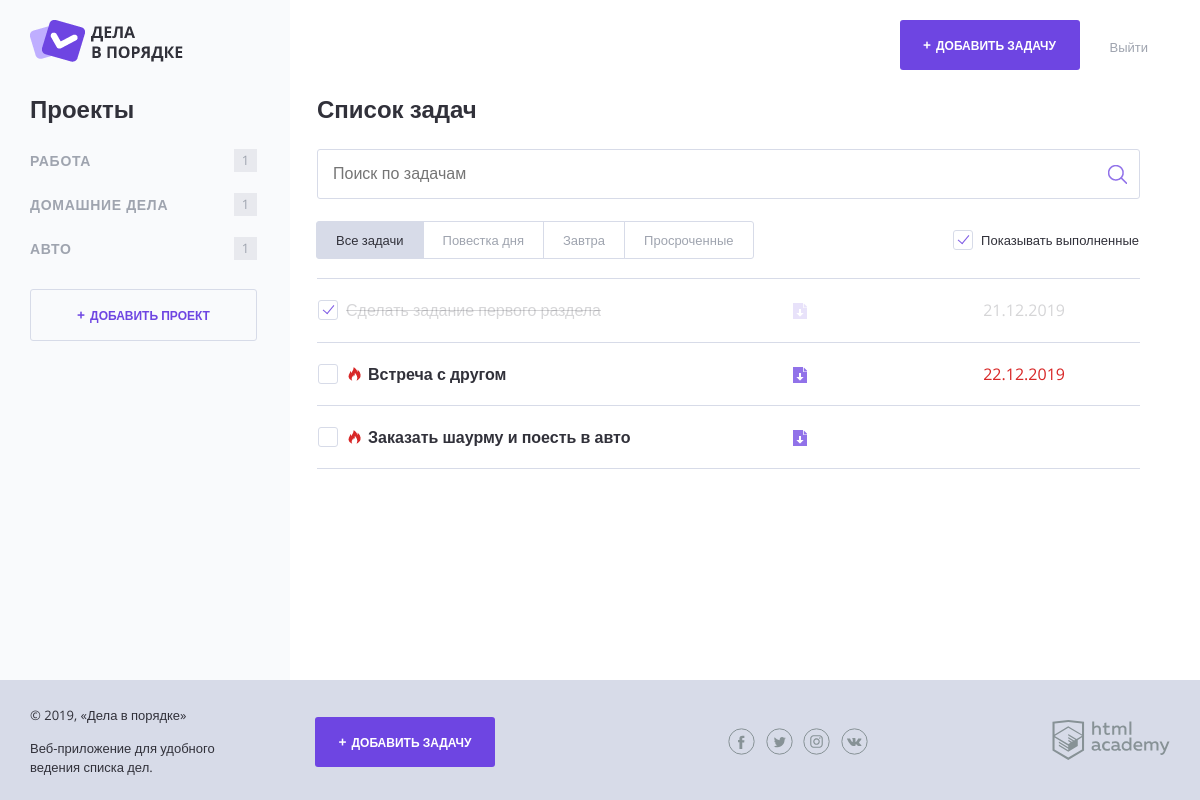
The page / on the database its author committed.
### tables this page shows
CREATE TABLE task (
    id INT AUTO_INCREMENT PRIMARY KEY COMMENT 'Идентификатор задачи',
    user_id INT NOT NULL COMMENT 'Пользователь, которому принадлежит задача',
    project_id INT NOT NULL COMMENT 'Проект, которому принадлежит задача',
    task_name VARCHAR(128) NOT NULL COMMENT 'Название задачи',
    status_ready TINYINT DEFAULT 0 COMMENT 'Статус готовности',
    dt_add TIMESTAMP DEFAULT CURRENT_TIMESTAMP COMMENT 'Таймстэмп заведения задачи',
    dt_deadline VARCHAR(128) COMMENT 'Таймстэмп дедлайна',
    file_path VARCHAR(128) COMMENT 'Путь файла',
    INDEX (user_id),
    INDEX (project_id)
);

### helpers.php (called while the page is built, shortened)
<?php
function include_template($name, array $data = []) {
    $name = 'templates/' . $name;
    extract($data);
    require $name;
    $result = ob_get_clean();
    return $result;
}

### my_functions.php (called while the page is built, shortened)
<?php
function count_tasks2($mysqli, $project_id, $user_id)
{
     $query_count = "SELECT COUNT(id) FROM task WHERE project_id = $project_id and user_id = $user_id";
     $result = mysqli_query($mysqli,  $query_count)
          or exit('Ошибка подключения к бд в функции');
     $row = mysqli_fetch_row($result);
     return $row[0];
};
function count_hours($sample_date)
{
     if ($sample_date) {
          $ts_of_date  = strtotime($sample_date);
          $ts_current = time();
          $diff_seconds = $ts_of_date - $ts_current;
          $diff_in_hours = $diff_seconds / 3600;
     } else {
          $diff_in_hours = 0;
     }
     return $diff_in_hours;
};
function base_extr($mysqli, $base, $user_id)
{
     $query = "SELECT * FROM $base WHERE user_id = $user_id";
     $result = mysqli_query($mysqli, $query);
     $arr = mysqli_fetch_all($result, MYSQLI_ASSOC);
     return $arr;
};
function join_tasks_and_projects($user_id, $mysqli)
{
     $some_query = "SELECT DISTINCT project_name, project_id FROM (
          SELECT project_name, project_id FROM project RIGHT JOIN task ON task.project_id = project.id WHERE task.user_id = $user_id
          ) AS t;";
     $some_query_result = mysqli_query($mysqli, $some_query);
     $some_query_arr = mysqli_fetch_all($some_query_result, MYSQLI_ASSOC);
     return $some_query_arr;
};

### variables.php (called while the page is built)
<?php
require_once 'helpers.php';
require_once 'my_functions.php';
$mode_view['is_register'] = true;
$show_complete_tasks = rand(0, 1);
$user = [
    'id' => 3,
    'user_name' => 'Вася',
];
$mysqli = mysqli_connect("localhost", "root", "mysql", "doinngsdone")
    or exit("Ошибка подключения: " . mysqli_connect_error());
mysqli_set_charset($mysqli, 'utf8');
$projects_arr = base_extr($mysqli, 'project', $user['id']);
?>

### templates/main.php (the view, shortened to what this page needs)
<?php
require_once 'variables.php';
?>
<main class="content__main">
    <h2 class="content__main-heading">
    <?php echo ($logic_for_header == 0) ? 'Ошибка 404, такая страница отсутствует' : 'Список задач' ?>
    </h2>
    <form class="search-form" action="index.php" method="post" autocomplete="off">
        <input class="search-form__input" type="text" name="" value="" placeholder="Поиск по задачам">
        <input class="search-form__submit" type="submit" name="" value="Искать">
    </form>
    <div class="tasks-controls">
        <nav class="tasks-switch">
            <a href="/" class="tasks-switch__item tasks-switch__item--active">Все задачи</a>
            <a href="/" class="tasks-switch__item">Повестка дня</a>
            <a href="/" class="tasks-switch__item">Завтра</a>
            <a href="/" class="tasks-switch__item">Просроченные</a>
        </nav>
        <label class="checkbox">
            <span class="checkbox__text">Показывать выполненные</span>
        </label>
    </div>
    <table class="tasks">
        <?php if($mode_view == true):?>
        <?php foreach ($tasks_arr as $one_task) :
            if ($show_complete_tasks == 0 and $one_task["status_ready"] == 1) continue; ?>
            <tr class="tasks__item task<?php if ($one_task["status_ready"]) echo ' task--completed'; elseif (count_hours($one_task["dt_deadline"]) < 24) echo ' task--important'; ?>">
                <td class="task__select">
                    <label class="checkbox task__checkbox">
                        <span class="checkbox__text"><?= htmlspecialchars($one_task["task_name"]); ?></span>
                    </label>
                </td>
                <td class="task__file">
                    <a class="download-link" href="<?php if ($one_task["file_path"]) echo 'uploads/'. $one_task['file_path']; ?>"> </a>
                </td>
                <td class="task__date"> <?= htmlspecialchars($one_task["dt_deadline"]); ?> </td>
                <td class="task__controls">
                </td>
            </tr>
        <?php endforeach; ?>
        <?php endif ?>
    </table>
</main>

### templates/layout.php (shortened to what this page needs)
<!DOCTYPE html>
<html lang="ru">
<head>
    <link rel="stylesheet" href="css/normalize.css">
    <link rel="stylesheet" href="css/style.css">
    <link rel="stylesheet" href="css/flatpickr.min.css">
</head>
<body>
    <div class="page-wrapper">
        <div class="container container--with-sidebar">
            <header class="main-header">
                <a href="/508085-doingsdone-12/">
                    <img src="img/logo.png" width="153" height="42" alt="Логотип Дела в порядке">
                </a>
                <div class="main-header__side">
                    <a class="main-header__side-item button button--plus open-modal" href="add.php">Добавить задачу</a>
                    <div class="main-header__side-item user-menu">
                        <div class="user-menu__data">
                            <a href=<?php if($mode_view == true): echo "pages/guest.html"; endif ?> >Выйти</a>
                        </div>
                    </div>
                </div>
            </header>
            <div class="content">
                <section class="content__side">
                    <h2 class="content__side-heading">Проекты</h2>
                    <nav class="main-navigation">
                        <ul class="main-navigation__list">
                            <?php if($mode_view == true):?>
                            <?php foreach ($projects_arr_name_by_tasks as $one_project): ?>
                                <li class="main-navigation__list-item<?php if ($project_id == $one_project['project_id']) echo ' main-navigation__list-item--active' ?>">
                                    <a class="main-navigation__list-item-link" href="?project=<?= $one_project['project_id'] ?>"><?= htmlspecialchars($one_project['project_name']); ?></a>
                                    <span class="main-navigation__list-item-count"><?= count_tasks2($mysqli, $one_project['project_id'], $user['id']); ?></span>
                                </li>
                            <?php endforeach; ?>
                            <?php endif ?>
                        </ul>
                    </nav>
                    <a class="button button--transparent button--plus content__side-button" href="pages/form-project.html" target="project_add">Добавить проект</a>
                </section>
                 <?= $main; ?>
            </div>
        </div>
    </div>
    <footer class="main-footer">
        <div class="container">
            <div class="main-footer__copyright">
                <p>© 2019, «Дела в порядке»</p>
                <p>Веб-приложение для удобного ведения списка дел.</p>
            </div>
            <a class="main-footer__button button button--plus" href="pages/form-task.html">Добавить задачу</a>
            <div class="main-footer__social social">
                <a class="social__link social__link--facebook" href="#">
                </a>
                <a class="social__link social__link--twitter" href="#">
                </a>
                <a class="social__link social__link--instagram" href="#">
                </a>
                <a class="social__link social__link--vkontakte" href="#">
                </a>
            </div>
            <div class="main-footer__developed-by">
                <a href="https://htmlacademy.ru/intensive/php">
                    <img src="img/htmlacademy.svg" alt="HTML Academy" width="118" height="40">
                </a>
            </div>
        </div>
    </footer>
</body>
</html>

### index.php (shortened to what this page needs)
<?php
require_once 'variables.php';
$tasks_arr = base_extr($mysqli, 'task', $user['id']);
$projects_arr_name_by_tasks = join_tasks_and_projects($user['id'], $mysqli);
$checker_get_param = array_count_values(array_column($tasks_arr, 'project_id'))[$project_id];
$checker_get_param = $checker_get_param ?: 0;
$logic_for_header = (!$checker_get_param && $project_id) ? 0 : 1;
$main = include_template(
    'main.php',
    [
        'tasks_arr' => $tasks_arr,
        'show_complete_tasks' => $show_complete_tasks,
        'mode_view' => $mode_view['is_register'],
        'checker_get_param' => $checker_get_param,
        'project_id' => $project_id,
        'logic_for_header' => $logic_for_header,
    ]
);
$layout = include_template(
    'layout.php',
    [
        'title' => 'Дела в порядке',
        'user' => $user,
        'main' => $main,
        'mode_view' => $mode_view['is_register'],
        'mysqli' => $mysqli,
        'projects_arr'=> $projects_arr,
        'project_id' => $project_id,
        'projects_arr_name_by_tasks' => $projects_arr_name_by_tasks
    ]
);
print($layout);

### rows shown on the page
task: task_name "Сделать задание первого раздела", dt_deadline "21.12.2019"
task: task_name "Встреча с другом", dt_deadline "22.12.2019"
task: task_name "Заказать шаурму и поесть в авто"

### other values the page prints
$one_project['project_name'] "РАБОТА"
count_tasks2($mysqli, $one_project['project_id'], $user['id']) "1"
$one_project['project_name'] "ДОМАШНИЕ ДЕЛА"
$one_project['project_name'] "АВТО"
